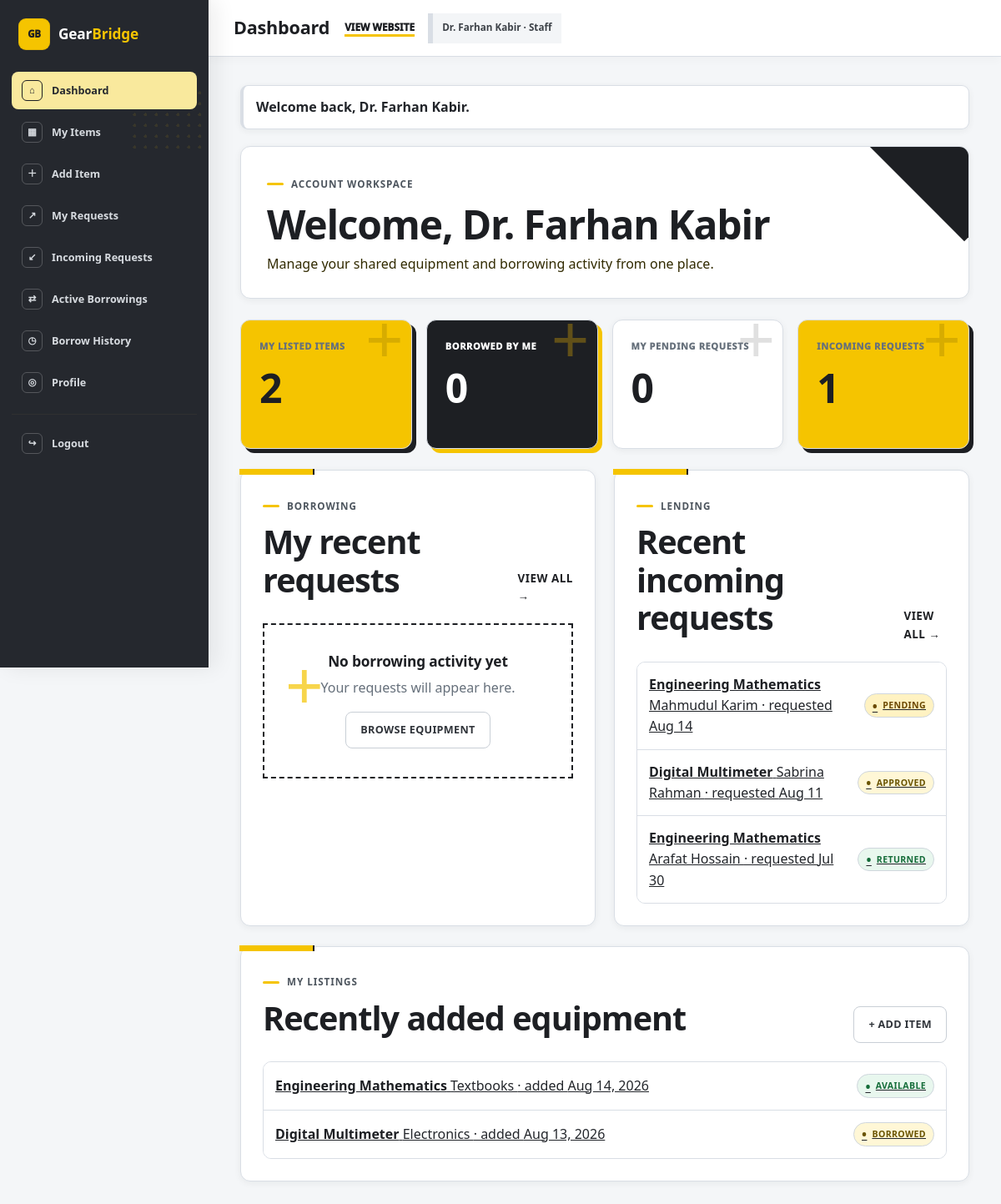
Screenshot of /dashboard/index.php (signed in) with the database file from the repository.
### tables this page shows
CREATE TABLE IF NOT EXISTS borrow_requests (
    id INT UNSIGNED AUTO_INCREMENT PRIMARY KEY,
    item_id INT UNSIGNED NOT NULL,
    borrower_id INT UNSIGNED NOT NULL,
    borrow_from DATE NOT NULL,
    borrow_until DATE NOT NULL,
    note VARCHAR(500) NULL,
    status ENUM('pending', 'approved', 'rejected', 'cancelled', 'returned') NOT NULL DEFAULT 'pending',
    requested_at TIMESTAMP NOT NULL DEFAULT CURRENT_TIMESTAMP,
    decision_at TIMESTAMP NULL DEFAULT NULL,
    returned_at TIMESTAMP NULL DEFAULT NULL,
    CONSTRAINT fk_borrow_item FOREIGN KEY (item_id) REFERENCES items(id) ON DELETE RESTRICT ON UPDATE CASCADE,
    CONSTRAINT fk_borrow_borrower FOREIGN KEY (borrower_id) REFERENCES users(id) ON DELETE RESTRICT ON UPDATE CASCADE,
    CONSTRAINT chk_borrow_dates CHECK (borrow_until >= borrow_from),
    INDEX idx_borrow_item (item_id),
    INDEX idx_borrow_borrower (borrower_id),
    INDEX idx_borrow_status (status),
    INDEX idx_borrow_item_status (item_id, status),
    INDEX idx_borrow_borrower_status (borrower_id, status)
);

CREATE TABLE IF NOT EXISTS items (
    id INT UNSIGNED AUTO_INCREMENT PRIMARY KEY,
    owner_id INT UNSIGNED NOT NULL,
    category_id INT UNSIGNED NOT NULL,
    title VARCHAR(150) NOT NULL,
    description TEXT NOT NULL,
    condition_status ENUM('excellent', 'good', 'fair') NOT NULL,
    image_path VARCHAR(255) NULL,
    availability_status ENUM('available', 'borrowed') NOT NULL DEFAULT 'available',
    created_at TIMESTAMP NOT NULL DEFAULT CURRENT_TIMESTAMP,
    updated_at TIMESTAMP NOT NULL DEFAULT CURRENT_TIMESTAMP ON UPDATE CURRENT_TIMESTAMP,
    deleted_at TIMESTAMP NULL DEFAULT NULL,
    CONSTRAINT fk_items_owner FOREIGN KEY (owner_id) REFERENCES users(id) ON DELETE RESTRICT ON UPDATE CASCADE,
    CONSTRAINT fk_items_category FOREIGN KEY (category_id) REFERENCES categories(id) ON DELETE RESTRICT ON UPDATE CASCADE,
    INDEX idx_items_owner (owner_id),
    INDEX idx_items_category (category_id),
    INDEX idx_items_availability (availability_status),
    INDEX idx_items_deleted (deleted_at),
    INDEX idx_items_browse (deleted_at, availability_status, created_at)
);

CREATE TABLE IF NOT EXISTS users (
    id INT UNSIGNED AUTO_INCREMENT PRIMARY KEY,
    full_name VARCHAR(100) NOT NULL,
    email VARCHAR(150) NOT NULL UNIQUE,
    password_hash VARCHAR(255) NOT NULL,
    user_type ENUM('student', 'staff') NOT NULL,
    created_at TIMESTAMP NOT NULL DEFAULT CURRENT_TIMESTAMP,
    updated_at TIMESTAMP NOT NULL DEFAULT CURRENT_TIMESTAMP ON UPDATE CURRENT_TIMESTAMP
);

CREATE TABLE IF NOT EXISTS categories (
    id INT UNSIGNED AUTO_INCREMENT PRIMARY KEY,
    name VARCHAR(80) NOT NULL UNIQUE,
    created_at TIMESTAMP NOT NULL DEFAULT CURRENT_TIMESTAMP
);

### includes/auth.php (called while the page is built, shortened)
<?php
require_once __DIR__ . '/functions.php';
function is_logged_in(): bool
{
    return isset($_SESSION['user_id']) && is_numeric($_SESSION['user_id']);
}
function current_user_name(): string
{
    return is_logged_in() ? (string) ($_SESSION['user_name'] ?? 'User') : '';
}

### includes/functions.php (called while the page is built, shortened)
<?php
function e(mixed $value): string
{
    return htmlspecialchars((string) ($value ?? ''), ENT_QUOTES | ENT_SUBSTITUTE, 'UTF-8');
}
function url(string $path = ''): string
{
    $path = ltrim($path, '/');
    return rtrim(BASE_URL, '/') . ($path === '' ? '' : '/' . $path);
}
function format_date(?string $date, string $format = 'M j, Y'): string
{
    try {
        return (new DateTimeImmutable($date))->format($format);
    } catch (Throwable) {
        return (string) $date;
    }
}
function status_label(string $status): string
{
    return match ($status) {
        'available' => 'Available',
        'borrowed' => 'Borrowed',
        'pending' => 'Pending',
        'approved' => 'Approved',
        'rejected' => 'Rejected',
        'cancelled' => 'Cancelled',
        'returned' => 'Returned',
        default => ucfirst(str_replace('_', ' ', $status)),
    };
}
function status_class(string $status): string
{
    return match ($status) {
        'available', 'returned' => 'status-success',
        'pending' => 'status-warning',
        'approved', 'borrowed' => 'status-info',
        'rejected' => 'status-danger',
        'cancelled' => 'status-muted',
        default => '',
    };
}

### dashboard/index.php (the view, shortened to what this page needs)
<?php
require_once __DIR__ . '/../includes/auth.php';
$userId = current_user_id();
$stats = [
    'my_items' => 0,
    'borrowed_by_me' => 0,
    'pending_requests' => 0,
    'incoming_requests' => 0,
];
$recentRequests = [];
$recentIncoming = [];
$recentItems = [];
try {
    $pdo = db();
    $statsStmt = $pdo->prepare(
        "SELECT
            (SELECT COUNT(*) FROM items WHERE owner_id = :uid1 AND deleted_at IS NULL) AS my_items,
            (SELECT COUNT(*) FROM borrow_requests WHERE borrower_id = :uid2 AND status = 'approved') AS borrowed_by_me,
            (SELECT COUNT(*) FROM borrow_requests WHERE borrower_id = :uid3 AND status = 'pending') AS pending_requests,
            (SELECT COUNT(*)
             FROM borrow_requests br
             INNER JOIN items i ON i.id = br.item_id
             WHERE i.owner_id = :uid4 AND i.deleted_at IS NULL AND br.status = 'pending') AS incoming_requests"
    );
    $statsStmt->execute([
        'uid1' => $userId,
        'uid2' => $userId,
        'uid3' => $userId,
        'uid4' => $userId,
    ]);
    $result = $statsStmt->fetch();
    if ($result) {
        $stats = array_map('intval', $result);
    }
    $recentStmt = $pdo->prepare(
        "SELECT br.id, br.status, br.borrow_from, br.borrow_until, br.requested_at,
                i.id AS item_id, i.title AS item_title, u.full_name AS owner_name
         FROM borrow_requests br
         INNER JOIN items i ON i.id = br.item_id
         INNER JOIN users u ON u.id = i.owner_id
         WHERE br.borrower_id = :user_id
         ORDER BY br.requested_at DESC
         LIMIT 5"
    );
    $recentStmt->execute(['user_id' => $userId]);
    $recentRequests = $recentStmt->fetchAll();
    $incomingStmt = $pdo->prepare(
        "SELECT br.id, br.status, br.borrow_from, br.borrow_until, br.requested_at,
                i.title AS item_title, u.full_name AS borrower_name
         FROM borrow_requests br
         INNER JOIN items i ON i.id = br.item_id
         INNER JOIN users u ON u.id = br.borrower_id
         WHERE i.owner_id = :user_id AND i.deleted_at IS NULL
         ORDER BY br.requested_at DESC
         LIMIT 5"
    );
    $incomingStmt->execute(['user_id' => $userId]);
    $recentIncoming = $incomingStmt->fetchAll();
    $itemsStmt = $pdo->prepare(
        "SELECT i.id, i.title, i.availability_status, i.created_at, c.name AS category_name
         FROM items i
         INNER JOIN categories c ON c.id = i.category_id
         WHERE i.owner_id = :user_id AND i.deleted_at IS NULL
         ORDER BY i.created_at DESC
         LIMIT 5"
    );
    $itemsStmt->execute(['user_id' => $userId]);
    $recentItems = $itemsStmt->fetchAll();
} catch (Throwable $e) {
    set_flash('error', 'Dashboard data could not be loaded. Check the database setup and try again.');
}
require __DIR__ . '/../components/dashboard-header.php';
?>
<section class="dashboard-welcome">
    <div>
        <p class="eyebrow">Account workspace</p>
        <h1>Welcome, <?= e(current_user_name()) ?></h1>
        <p>Manage your shared equipment and borrowing activity from one place.</p>
    </div>
</section>
<section class="dashboard-stat-grid" aria-label="Dashboard summary">
    <article class="dashboard-stat-card">
        <span>My Listed Items</span>
        <strong><?= (int) $stats['my_items'] ?></strong>
    </article>
    <article class="dashboard-stat-card">
        <span>Borrowed by Me</span>
        <strong><?= (int) $stats['borrowed_by_me'] ?></strong>
    </article>
    <article class="dashboard-stat-card">
        <span>My Pending Requests</span>
        <strong><?= (int) $stats['pending_requests'] ?></strong>
    </article>
    <article class="dashboard-stat-card">
        <span>Incoming Requests</span>
        <strong><?= (int) $stats['incoming_requests'] ?></strong>
    </article>
</section>
<div class="dashboard-two-column">
    <section class="dashboard-panel">
        <div class="dashboard-panel-heading">
            <div>
                <p class="eyebrow">Borrowing</p>
                <h2>My recent requests</h2>
            </div>
            <a class="text-link" href="<?= e(url('dashboard/my-requests.php')) ?>">View all →</a>
        </div>
        <?php if ($recentRequests): ?>
            <div class="activity-list">
                <?php foreach ($recentRequests as $request): ?>
                    <a href="<?= e(url('item-details.php?id=' . (int) $request['item_id'])) ?>" class="activity-row">
                        <div>
                            <strong><?= e($request['item_title']) ?></strong>
                            <span><?= e($request['owner_name']) ?> · <?= e(format_date((string) $request['borrow_from'])) ?> → <?= e(format_date((string) $request['borrow_until'])) ?></span>
                        </div>
                        <span class="status-badge <?= e(status_class((string) $request['status'])) ?>"><?= e(status_label((string) $request['status'])) ?></span>
                    </a>
                <?php endforeach; ?>
            </div>
        <?php else: ?>
            <div class="empty-state compact-empty">
                <h3>No borrowing activity yet</h3>
                <p>Your requests will appear here.</p>
                <a class="button button-secondary button-compact" href="<?= e(url('browse.php')) ?>">Browse Equipment</a>
            </div>
        <?php endif; ?>
    </section>
    <section class="dashboard-panel">
        <div class="dashboard-panel-heading">
            <div>
                <p class="eyebrow">Lending</p>
                <h2>Recent incoming requests</h2>
            </div>
            <a class="text-link" href="<?= e(url('dashboard/incoming-requests.php')) ?>">View all →</a>
        </div>
        <?php if ($recentIncoming): ?>
            <div class="activity-list">
                <?php foreach ($recentIncoming as $request): ?>
                    <a href="<?= e(url('dashboard/incoming-requests.php')) ?>" class="activity-row">
                        <div>
                            <strong><?= e($request['item_title']) ?></strong>
                            <span><?= e($request['borrower_name']) ?> · requested <?= e(format_date((string) $request['requested_at'], 'M j')) ?></span>
                        </div>
                        <span class="status-badge <?= e(status_class((string) $request['status'])) ?>"><?= e(status_label((string) $request['status'])) ?></span>
                    </a>
                <?php endforeach; ?>
            </div>
        <?php endif; ?>
    </section>
</div>
<section class="dashboard-panel">
    <div class="dashboard-panel-heading">
        <div>
            <p class="eyebrow">My listings</p>
            <h2>Recently added equipment</h2>
        </div>
        <a class="button button-secondary button-compact" href="<?= e(url('dashboard/add-item.php')) ?>">+ Add Item</a>
    </div>
    <?php if ($recentItems): ?>
        <div class="activity-list">
            <?php foreach ($recentItems as $item): ?>
                <a href="<?= e(url('item-details.php?id=' . (int) $item['id'])) ?>" class="activity-row">
                    <div>
                        <strong><?= e($item['title']) ?></strong>
                        <span><?= e($item['category_name']) ?> · added <?= e(format_date((string) $item['created_at'], 'M j, Y')) ?></span>
                    </div>
                    <span class="status-badge <?= e(status_class((string) $item['availability_status'])) ?>"><?= e(status_label((string) $item['availability_status'])) ?></span>
                </a>
            <?php endforeach; ?>
        </div>
    <?php endif; ?>
</section>
<?php require __DIR__ . '/../components/dashboard-footer.php'; ?>

### assets/css/main.css (style rules this page uses)
:root { --yellow: #ffc400; --yellow-bright: #ffd21a; --yellow-soft: #fff3b3; --black: #070707; --charcoal: #151515; --charcoal-2: #222222; --white: #ffffff; --off-white: #f7f6f1; --surface: #f2f1eb; --text: #202020; --muted: #66635c; --border: #dedbd1; --border-dark: #2a2a2a; --success: #1f8f4e; --success-soft: #e8f7ee; --warning: #a26a00; --warning-soft: #fff2c2; --danger: #c83434; --danger-soft: #fdeaea; --info: #2f5e8f; --info-soft: #e9f1fa; --radius-sm: 8px; --radius: 14px; --radius-lg: 24px; --shadow-sm: 0 8px 18px rgba(0,0,0,.06); --shadow: 0 16px 36px rgba(0,0,0,.10); --shadow-lg: 0 28px 64px rgba(0,0,0,.18); --transition: 180ms ease; --display-font: Impact, Haettenschweiler, "Arial Narrow Bold", "Arial Narrow", sans-serif; --body-font: "Segoe UI", Arial, Helvetica, sans-serif; }
* { box-sizing: border-box; }
html { scroll-behavior: smooth; background: var(--off-white); }
body { margin: 0; min-height: 100vh; font-family: var(--body-font); color: var(--text); background: var(--off-white); line-height: 1.62; -webkit-font-smoothing: antialiased; }
a { color: inherit; }
h1, h2, h3 { margin-top: 0; color: var(--black); line-height: 1.04; }
h1, h2 { font-family: var(--display-font); text-transform: uppercase; font-weight: 900; letter-spacing: .01em; }
h1 { font-size: clamp(2.8rem, 6vw, 5.6rem); margin-bottom: 22px; }
h2 { font-size: clamp(2rem, 4.1vw, 3.55rem); margin-bottom: 16px; }
h3 { font-size: 1.15rem; margin-bottom: 9px; font-weight: 850; }
p { margin-top: 0; }
.eyebrow { display: inline-flex; align-items: center; gap: 9px; margin: 0 0 11px; text-transform: uppercase; letter-spacing: .12em; font-size: .75rem; font-weight: 900; color: var(--black); }
.eyebrow::before { content: ""; width: 24px; height: 4px; background: var(--yellow); box-shadow: 8px 0 0 var(--black); }
.text-link { display: inline-flex; align-items: center; gap: 7px; color: var(--black); text-decoration: none; font-weight: 900; text-transform: uppercase; font-size: .84rem; letter-spacing: .035em; }
.button { --btn-bg: var(--black); --btn-color: var(--white); --btn-border: var(--black); position: relative; display: inline-flex; align-items: center; justify-content: center; gap: 9px; min-height: 46px; border: 2px solid var(--btn-border); border-radius: 7px; background: var(--btn-bg); color: var(--btn-color); padding: 11px 19px; text-decoration: none; text-transform: uppercase; font-weight: 950; font-size: .82rem; letter-spacing: .045em; line-height: 1.1; cursor: pointer; box-shadow: 4px 4px 0 rgba(255,196,0,.34); transition: transform var(--transition), background var(--transition), color var(--transition), box-shadow var(--transition); }
.button-secondary { --btn-bg: transparent; --btn-color: var(--black); --btn-border: var(--black); box-shadow: none; }
.button-compact { min-height: 34px; padding: 7px 11px; font-size: .72rem; border-radius: 6px; }
.status-badge { width: fit-content; display: inline-flex; align-items: center; gap: 6px; padding: 5px 9px; border: 1px solid var(--black); border-radius: 4px; background: var(--off-white); color: var(--black); font-size: .69rem; font-weight: 950; text-transform: uppercase; letter-spacing: .035em; }
.status-badge::before { content: "•"; font-size: 1rem; line-height: .5; }
.status-success { background: var(--success-soft); color: #146c39; }
.status-warning { background: var(--warning-soft); color: #6b4900; }
.status-info { background: var(--yellow); color: var(--black); }
.empty-state { position: relative; overflow: hidden; padding: 48px 34px; text-align: center; background: var(--white); border: 2px dashed var(--black); }
.empty-state::before { content: "+"; position: absolute; left: 25px; top: 8px; color: var(--yellow); font-family: var(--display-font); font-size: 5rem; opacity: .7; }
.empty-state h2, .empty-state h3 { margin-bottom: 9px; }
.empty-state p { color: var(--muted); }
.compact-empty { padding: 34px 20px; }

### rows the page displays
borrow_requests: item.title "Engineering Mathematics", borrower.full_name "Mahmudul Karim", requested_at "Aug 14", status "PENDING"
borrow_requests: item.title "Digital Multimeter", borrower.full_name "Sabrina Rahman", requested_at "Aug 11", status "APPROVED"
borrow_requests: item.title "Engineering Mathematics", borrower.full_name "Arafat Hossain", requested_at "Jul 30", status "RETURNED"
items: title "Engineering Mathematics", category.name "Textbooks", created_at "Aug 14, 2026", availability_status "AVAILABLE"
items: title "Digital Multimeter", category.name "Electronics", created_at "Aug 13, 2026", availability_status "BORROWED"

### other values shown
$icon "⌂"
$label "Dashboard"
$icon "▦"
$label "My Items"
$icon "＋"
$label "Add Item"
$icon "↗"
$label "My Requests"
$icon "↙"
$label "Incoming Requests"
$icon "⇄"
$label "Active Borrowings"
$icon "◷"
$label "Borrow History"
$icon "◎"
